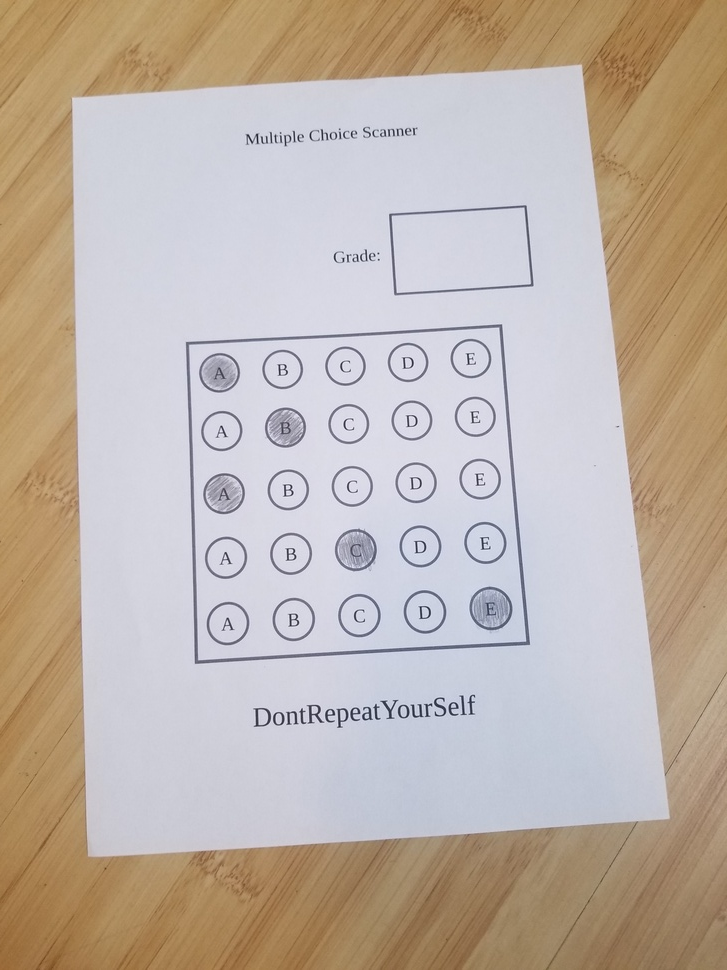
#> input picture Images/3.jpg, 727 x 970 px, shrunk from 3024 x 4032 before the run, given in place of apple.jpg, which was not available
$ jupyter execute --allow-errors image_segmentation_1.ipynb
#> lines starting #> are read from the running program, lines starting #| are printed output that depends on the picture; pictures that were not available may be replaced by others from this repository, and a replacement may not be noted
[cell 1]
import numpy as np
from sklearn.cluster import KMeans
import cv2
import datetime
from matplotlib import pyplot as plt
import time

[cell 2]
image1=cv2.imread("/content/apple.jpg")
#> image1 is the input picture: shape (970, 727, 3); mean B, G, R 168.8, 178.6, 190.9
image2=cv2.imread("/content/pineapple.jpg")
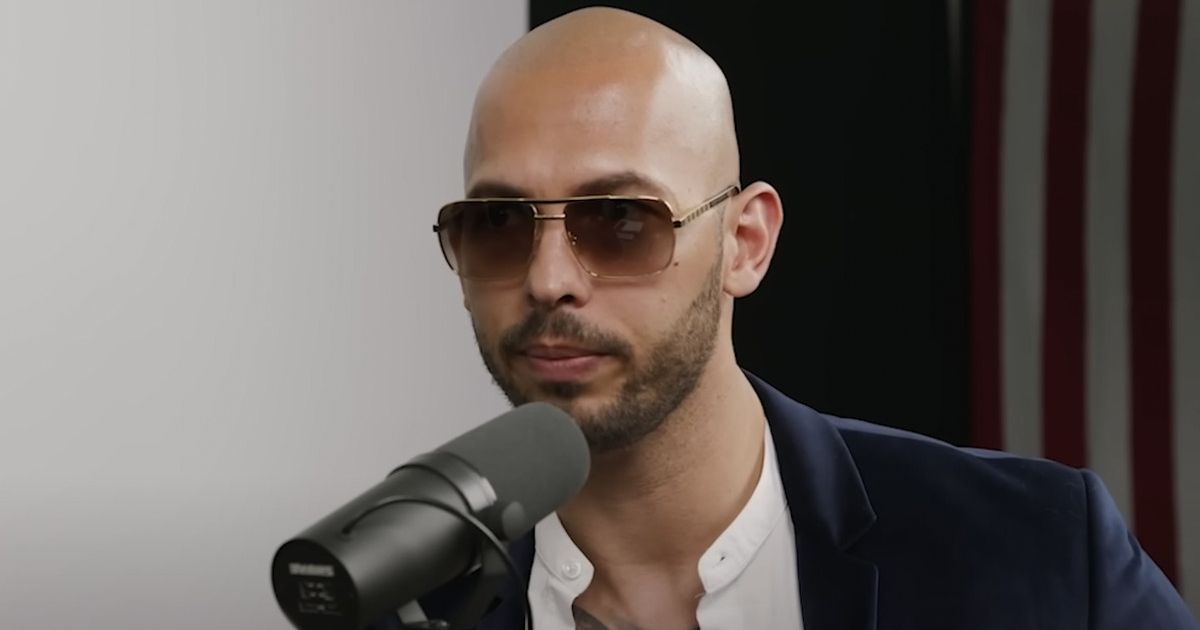
#> input picture Images/andrew_tate.jpg, 1200 x 630 px, given in place of pineapple.jpg, which was not available
#> image2 is the input picture: shape (630, 1200, 3); mean B, G, R 96.8, 100.4, 107.9
image3=cv2.imread("/content/strawberry_banana.jpg")
image=[image1,image2,image3]
reshaped=[0,0,0]
for i in range(0,3):
    reshaped[i] = image[i].reshape(image[i].shape[0] * image[i].shape[1], image[i].shape[2])
#> after the loop, reshaped = 3 items
#> the answer given: ../Images/3.jpg

#> (a cell that did not finish here is left out)

[cell 4]
clustering=[0,0,0]
#> (the rest of this cell did not finish here and is left out)

[cell 5]
sortedLabels=[[],[],[]]
#> (the rest of this cell did not finish here and is left out)

[cell 6]
kmeansImage=[0,0,0]
concatImage=[[],[],[]]
for j in range(0,3):
    kmeansImage[j] = np.zeros(image[j].shape[:2], dtype=np.uint8)
    for i, label in enumerate(sortedLabels[j]):
        kmeansImage[j][ clustering[j] == label ] = int((255) / (numClusters[j] - 1)) * i
    concatImage[j] = np.concatenate((image[j],193 * np.ones((image[j].shape[0], int(0.0625 * image[j].shape[1]), 3), dtype=np.uint8),cv2.cvtColor(kmeansImage[j], cv2.COLOR_GRAY2BGR)), axis=1)
#> after the loop, concatImage = 3 items; kmeansImage = 3 items

[cell 7]
print(plt.imshow(concatImage[0]))
#| AxesImage(shape=(970, 1499, 3))
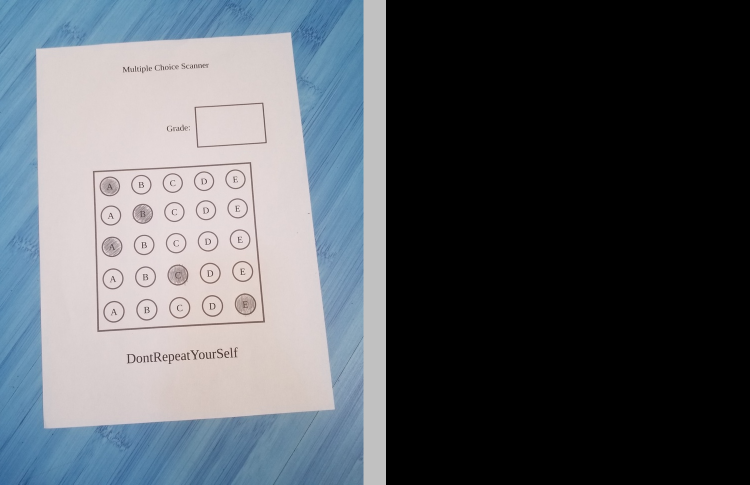
#> shown: shape (970, 1499, 3) (shown at 1/2 size); mean R, G, B 87.7, 92.4, 98.4

[cell 8]
print(plt.imshow(concatImage[1]))
#| AxesImage(shape=(630, 2475, 3))
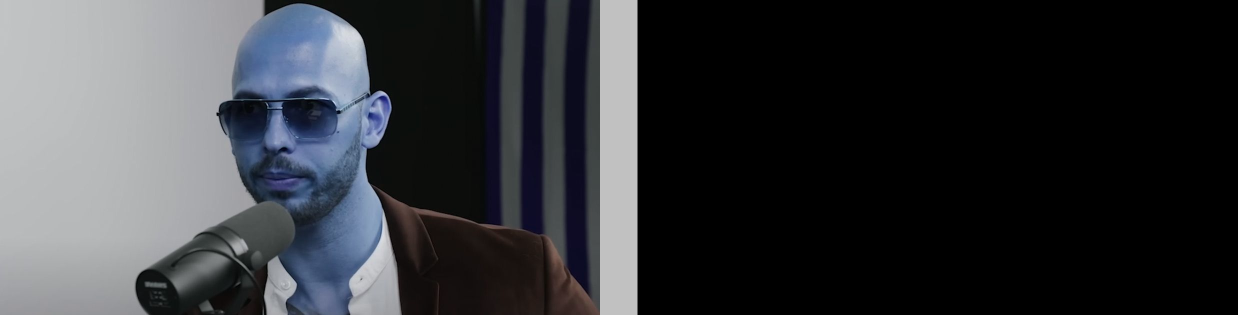
#> shown: shape (630, 2475, 3) (shown at 1/2 size); mean R, G, B 52.8, 54.5, 58.2

[cell 9]
print(plt.imshow(concatImage[2]))
#| AxesImage(shape=(630, 2475, 3))
